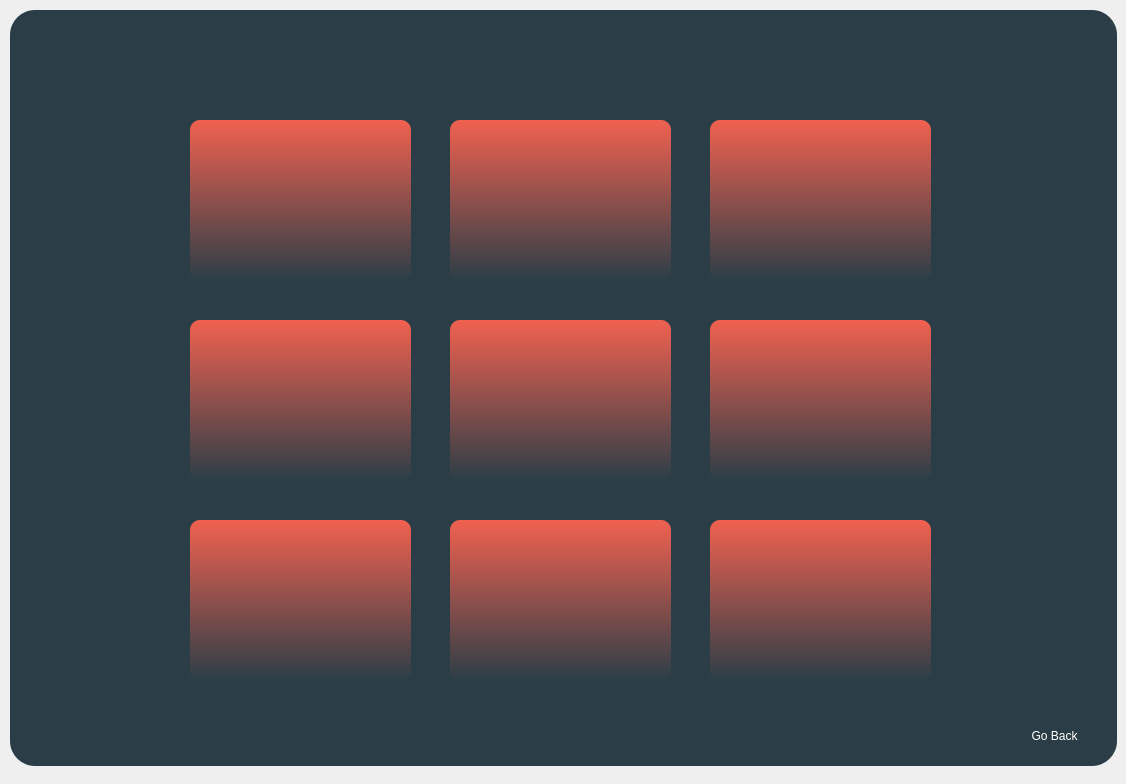
<?xml version="1.0" encoding="UTF-8"?>
<ui version="4.0">
 <class>ClassifyCategoriesWindow</class>
 <widget class="QMainWindow" name="ClassifyCategoriesWindow">
  <property name="geometry">
   <rect>
    <x>0</x>
    <y>0</y>
    <width>1126</width>
    <height>784</height>
   </rect>
  </property>
  <property name="windowTitle">
   <string>MainWindow</string>
  </property>
  <widget class="QWidget" name="centralwidget">
   <widget class="QFrame" name="MainFrame">
    <property name="geometry">
     <rect>
      <x>10</x>
      <y>10</y>
      <width>1107</width>
      <height>756</height>
     </rect>
    </property>
    <property name="styleSheet">
     <string notr="true">background-color: #2b3e47;
border-radius: 25px;</string>
    </property>
    <property name="frameShape">
     <enum>QFrame::StyledPanel</enum>
    </property>
    <property name="frameShadow">
     <enum>QFrame::Raised</enum>
    </property>
    <widget class="QPushButton" name="AnimalsButton">
     <property name="geometry">
      <rect>
       <x>180</x>
       <y>110</y>
       <width>221</width>
       <height>161</height>
      </rect>
     </property>
     <property name="font">
      <font>
       <pointsize>17</pointsize>
      </font>
     </property>
     <property name="cursor">
      <cursorShape>PointingHandCursor</cursorShape>
     </property>
     <property name="contextMenuPolicy">
      <enum>Qt::NoContextMenu</enum>
     </property>
     <property name="styleSheet">
      <string notr="true">QPushButton{
	background-color: qlineargradient(spread:pad, x1:0, y1:1, x2:0, y2:0, stop:0 #2b3e47, stop:1 #f16150);
	color:#fff;
	border-radius:10px;
}
QPushButton:hover{
	background-color: qlineargradient(spread:pad, x1:0, y1:1, x2:0, y2:0, stop:0 rgb(63, 102, 120), stop:1 #f16150);
	color:#fff;
	border-radius:10px;
	font-size : 25px;
}
</string>
     </property>
     <property name="text">
      <string/>
     </property>
     <property name="icon">
      <iconset resource="../HomeScreen/home_screen.qrc">
       <normaloff>:/Images/Images/Classify Icons/Animals.png</normaloff>:/Images/Images/Classify Icons/Animals.png</iconset>
     </property>
     <property name="iconSize">
      <size>
       <width>150</width>
       <height>150</height>
      </size>
     </property>
     <property name="autoDefault">
      <bool>false</bool>
     </property>
    </widget>
    <widget class="QFrame" name="circle1">
     <property name="geometry">
      <rect>
       <x>20</x>
       <y>430</y>
       <width>351</width>
       <height>261</height>
      </rect>
     </property>
     <property name="styleSheet">
      <string notr="true">image: url(:/Images/Images/circle1.png);</string>
     </property>
     <property name="frameShape">
      <enum>QFrame::StyledPanel</enum>
     </property>
     <property name="frameShadow">
      <enum>QFrame::Raised</enum>
     </property>
    </widget>
    <widget class="QFrame" name="logo">
     <property name="geometry">
      <rect>
       <x>20</x>
       <y>10</y>
       <width>141</width>
       <height>51</height>
      </rect>
     </property>
     <property name="styleSheet">
      <string notr="true">image: url(:/Images/Images/logoAppWhite.png);</string>
     </property>
     <property name="frameShape">
      <enum>QFrame::StyledPanel</enum>
     </property>
     <property name="frameShadow">
      <enum>QFrame::Raised</enum>
     </property>
    </widget>
    <widget class="QFrame" name="circle2">
     <property name="geometry">
      <rect>
       <x>730</x>
       <y>30</y>
       <width>631</width>
       <height>761</height>
      </rect>
     </property>
     <property name="styleSheet">
      <string notr="true">image: url(:/Images/Images/circle1.png);
background-color: transparent;</string>
     </property>
     <property name="frameShape">
      <enum>QFrame::StyledPanel</enum>
     </property>
     <property name="frameShadow">
      <enum>QFrame::Raised</enum>
     </property>
     <widget class="QPushButton" name="GoBack">
      <property name="geometry">
       <rect>
        <x>254</x>
        <y>670</y>
        <width>121</width>
        <height>51</height>
       </rect>
      </property>
      <property name="cursor">
       <cursorShape>PointingHandCursor</cursorShape>
      </property>
      <property name="styleSheet">
       <string notr="true">background-color:transparent;
image:none;
color: #fff;
</string>
      </property>
      <property name="text">
       <string>Go Back</string>
      </property>
     </widget>
    </widget>
    <widget class="QFrame" name="circle3">
     <property name="geometry">
      <rect>
       <x>310</x>
       <y>190</y>
       <width>211</width>
       <height>171</height>
      </rect>
     </property>
     <property name="styleSheet">
      <string notr="true">image: url(:/Images/Images/circle2.png);
background-color:transparent;</string>
     </property>
     <property name="frameShape">
      <enum>QFrame::StyledPanel</enum>
     </property>
     <property name="frameShadow">
      <enum>QFrame::Raised</enum>
     </property>
    </widget>
    <widget class="QFrame" name="circle4">
     <property name="geometry">
      <rect>
       <x>490</x>
       <y>360</y>
       <width>101</width>
       <height>61</height>
      </rect>
     </property>
     <property name="styleSheet">
      <string notr="true">image: url(:/Images/Images/circle2.png);
background-color:transparent;</string>
     </property>
     <property name="frameShape">
      <enum>QFrame::StyledPanel</enum>
     </property>
     <property name="frameShadow">
      <enum>QFrame::Raised</enum>
     </property>
    </widget>
    <widget class="QFrame" name="windowNav">
     <property name="geometry">
      <rect>
       <x>1000</x>
       <y>10</y>
       <width>100</width>
       <height>40</height>
      </rect>
     </property>
     <property name="maximumSize">
      <size>
       <width>100</width>
       <height>40</height>
      </size>
     </property>
     <property name="styleSheet">
      <string notr="true">background-color:transparent;</string>
     </property>
     <property name="frameShape">
      <enum>QFrame::WinPanel</enum>
     </property>
     <property name="frameShadow">
      <enum>QFrame::Raised</enum>
     </property>
     <layout class="QHBoxLayout" name="horizontalLayout_2">
      <property name="spacing">
       <number>5</number>
      </property>
      <property name="leftMargin">
       <number>0</number>
      </property>
      <property name="topMargin">
       <number>0</number>
      </property>
      <property name="rightMargin">
       <number>0</number>
      </property>
      <property name="bottomMargin">
       <number>0</number>
      </property>
      <item>
       <widget class="QPushButton" name="minimizeButton">
        <property name="maximumSize">
         <size>
          <width>30</width>
          <height>30</height>
         </size>
        </property>
        <property name="cursor">
         <cursorShape>PointingHandCursor</cursorShape>
        </property>
        <property name="text">
         <string/>
        </property>
        <property name="icon">
         <iconset resource="../HomeScreen/home_screen.qrc">
          <normaloff>:/Images/Images/minimize.png</normaloff>:/Images/Images/minimize.png</iconset>
        </property>
        <property name="iconSize">
         <size>
          <width>30</width>
          <height>30</height>
         </size>
        </property>
       </widget>
      </item>
      <item>
       <widget class="QPushButton" name="closeButton">
        <property name="maximumSize">
         <size>
          <width>50</width>
          <height>50</height>
         </size>
        </property>
        <property name="cursor">
         <cursorShape>PointingHandCursor</cursorShape>
        </property>
        <property name="text">
         <string/>
        </property>
        <property name="icon">
         <iconset resource="../HomeScreen/home_screen.qrc">
          <normaloff>:/Images/Images/close.png</normaloff>:/Images/Images/close.png</iconset>
        </property>
        <property name="iconSize">
         <size>
          <width>30</width>
          <height>30</height>
         </size>
        </property>
       </widget>
      </item>
     </layout>
    </widget>
    <widget class="QFrame" name="main_header">
     <property name="geometry">
      <rect>
       <x>0</x>
       <y>0</y>
       <width>1111</width>
       <height>131</height>
      </rect>
     </property>
     <property name="styleSheet">
      <string notr="true">background-color:transparent;</string>
     </property>
     <property name="frameShape">
      <enum>QFrame::StyledPanel</enum>
     </property>
     <property name="frameShadow">
      <enum>QFrame::Raised</enum>
     </property>
    </widget>
    <widget class="QFrame" name="robot">
     <property name="geometry">
      <rect>
       <x>10</x>
       <y>680</y>
       <width>61</width>
       <height>71</height>
      </rect>
     </property>
     <property name="styleSheet">
      <string notr="true">image: url(:/Images/Images/robot.png);
background-color:transparent;</string>
     </property>
     <property name="frameShape">
      <enum>QFrame::StyledPanel</enum>
     </property>
     <property name="frameShadow">
      <enum>QFrame::Raised</enum>
     </property>
    </widget>
    <widget class="QPushButton" name="PlantsButton">
     <property name="geometry">
      <rect>
       <x>440</x>
       <y>110</y>
       <width>221</width>
       <height>161</height>
      </rect>
     </property>
     <property name="font">
      <font>
       <pointsize>17</pointsize>
      </font>
     </property>
     <property name="cursor">
      <cursorShape>PointingHandCursor</cursorShape>
     </property>
     <property name="styleSheet">
      <string notr="true">QPushButton{
	background-color: qlineargradient(spread:pad, x1:0, y1:1, x2:0, y2:0, stop:0 #2b3e47, stop:1 #f16150);
	color:#fff;
	border-radius:10px;
}
QPushButton:hover{
	background-color: qlineargradient(spread:pad, x1:0, y1:1, x2:0, y2:0, stop:0 rgb(63, 102, 120), stop:1 #f16150);
	color:#fff;
	border-radius:10px;
	font-size : 25px;
}
</string>
     </property>
     <property name="text">
      <string/>
     </property>
     <property name="icon">
      <iconset resource="../HomeScreen/home_screen.qrc">
       <normaloff>:/Images/Images/Classify Icons/Plants.png</normaloff>:/Images/Images/Classify Icons/Plants.png</iconset>
     </property>
     <property name="iconSize">
      <size>
       <width>150</width>
       <height>150</height>
      </size>
     </property>
    </widget>
    <widget class="QPushButton" name="VehicleButton">
     <property name="geometry">
      <rect>
       <x>700</x>
       <y>110</y>
       <width>221</width>
       <height>161</height>
      </rect>
     </property>
     <property name="font">
      <font>
       <pointsize>17</pointsize>
      </font>
     </property>
     <property name="cursor">
      <cursorShape>PointingHandCursor</cursorShape>
     </property>
     <property name="styleSheet">
      <string notr="true">QPushButton{
	background-color: qlineargradient(spread:pad, x1:0, y1:1, x2:0, y2:0, stop:0 #2b3e47, stop:1 #f16150);
	color:#fff;
	border-radius:10px;
}
QPushButton:hover{
	background-color: qlineargradient(spread:pad, x1:0, y1:1, x2:0, y2:0, stop:0 rgb(63, 102, 120), stop:1 #f16150);
	color:#fff;
	border-radius:10px;
	font-size : 25px;
}
</string>
     </property>
     <property name="text">
      <string/>
     </property>
     <property name="icon">
      <iconset resource="../HomeScreen/home_screen.qrc">
       <normaloff>:/Images/Images/Classify Icons/vehicles.png</normaloff>:/Images/Images/Classify Icons/vehicles.png</iconset>
     </property>
     <property name="iconSize">
      <size>
       <width>150</width>
       <height>150</height>
      </size>
     </property>
    </widget>
    <widget class="QPushButton" name="LogosButton">
     <property name="geometry">
      <rect>
       <x>700</x>
       <y>310</y>
       <width>221</width>
       <height>161</height>
      </rect>
     </property>
     <property name="font">
      <font>
       <pointsize>17</pointsize>
      </font>
     </property>
     <property name="cursor">
      <cursorShape>PointingHandCursor</cursorShape>
     </property>
     <property name="styleSheet">
      <string notr="true">QPushButton{
	background-color: qlineargradient(spread:pad, x1:0, y1:1, x2:0, y2:0, stop:0 #2b3e47, stop:1 #f16150);
	color:#fff;
	border-radius:10px;
}
QPushButton:hover{
	background-color: qlineargradient(spread:pad, x1:0, y1:1, x2:0, y2:0, stop:0 rgb(63, 102, 120), stop:1 #f16150);
	color:#fff;
	border-radius:10px;
	font-size : 25px;
}
</string>
     </property>
     <property name="text">
      <string/>
     </property>
     <property name="icon">
      <iconset resource="../HomeScreen/home_screen.qrc">
       <normaloff>:/Images/Images/Classify Icons/Logos.png</normaloff>:/Images/Images/Classify Icons/Logos.png</iconset>
     </property>
     <property name="iconSize">
      <size>
       <width>150</width>
       <height>150</height>
      </size>
     </property>
    </widget>
    <widget class="QPushButton" name="ArtistsButton">
     <property name="geometry">
      <rect>
       <x>180</x>
       <y>310</y>
       <width>221</width>
       <height>161</height>
      </rect>
     </property>
     <property name="font">
      <font>
       <pointsize>17</pointsize>
      </font>
     </property>
     <property name="cursor">
      <cursorShape>PointingHandCursor</cursorShape>
     </property>
     <property name="styleSheet">
      <string notr="true">QPushButton{
	background-color: qlineargradient(spread:pad, x1:0, y1:1, x2:0, y2:0, stop:0 #2b3e47, stop:1 #f16150);
	color:#fff;
	border-radius:10px;
}
QPushButton:hover{
	background-color: qlineargradient(spread:pad, x1:0, y1:1, x2:0, y2:0, stop:0 rgb(63, 102, 120), stop:1 #f16150);
	color:#fff;
	border-radius:10px;
	font-size : 25px;
}
</string>
     </property>
     <property name="text">
      <string/>
     </property>
     <property name="icon">
      <iconset resource="../HomeScreen/home_screen.qrc">
       <normaloff>:/Images/Images/Classify Icons/Artists.png</normaloff>:/Images/Images/Classify Icons/Artists.png</iconset>
     </property>
     <property name="iconSize">
      <size>
       <width>150</width>
       <height>150</height>
      </size>
     </property>
    </widget>
    <widget class="QPushButton" name="AthletesButton">
     <property name="geometry">
      <rect>
       <x>440</x>
       <y>310</y>
       <width>221</width>
       <height>161</height>
      </rect>
     </property>
     <property name="font">
      <font>
       <pointsize>17</pointsize>
      </font>
     </property>
     <property name="cursor">
      <cursorShape>PointingHandCursor</cursorShape>
     </property>
     <property name="styleSheet">
      <string notr="true">QPushButton{
	background-color: qlineargradient(spread:pad, x1:0, y1:1, x2:0, y2:0, stop:0 #2b3e47, stop:1 #f16150);
	color:#fff;
	border-radius:10px;
}
QPushButton:hover{
	background-color: qlineargradient(spread:pad, x1:0, y1:1, x2:0, y2:0, stop:0 rgb(63, 102, 120), stop:1 #f16150);
	color:#fff;
	border-radius:10px;
	font-size : 25px;
}
</string>
     </property>
     <property name="text">
      <string/>
     </property>
     <property name="icon">
      <iconset resource="../HomeScreen/home_screen.qrc">
       <normaloff>:/Images/Images/Classify Icons/Athletes.png</normaloff>:/Images/Images/Classify Icons/Athletes.png</iconset>
     </property>
     <property name="iconSize">
      <size>
       <width>150</width>
       <height>150</height>
      </size>
     </property>
    </widget>
    <widget class="QPushButton" name="MIButton">
     <property name="geometry">
      <rect>
       <x>180</x>
       <y>510</y>
       <width>221</width>
       <height>161</height>
      </rect>
     </property>
     <property name="font">
      <font>
       <pointsize>17</pointsize>
      </font>
     </property>
     <property name="cursor">
      <cursorShape>PointingHandCursor</cursorShape>
     </property>
     <property name="styleSheet">
      <string notr="true">QPushButton{
	background-color: qlineargradient(spread:pad, x1:0, y1:1, x2:0, y2:0, stop:0 #2b3e47, stop:1 #f16150);
	color:#fff;
	border-radius:10px;
}
QPushButton:hover{
	background-color: qlineargradient(spread:pad, x1:0, y1:1, x2:0, y2:0, stop:0 rgb(63, 102, 120), stop:1 #f16150);
	color:#fff;
	border-radius:10px;
	font-size : 25px;
}
</string>
     </property>
     <property name="text">
      <string/>
     </property>
     <property name="icon">
      <iconset resource="../HomeScreen/home_screen.qrc">
       <normaloff>:/Images/Images/Classify Icons/MusicInstruments.png</normaloff>:/Images/Images/Classify Icons/MusicInstruments.png</iconset>
     </property>
     <property name="iconSize">
      <size>
       <width>150</width>
       <height>150</height>
      </size>
     </property>
    </widget>
    <widget class="QPushButton" name="DishesButton">
     <property name="geometry">
      <rect>
       <x>700</x>
       <y>510</y>
       <width>221</width>
       <height>161</height>
      </rect>
     </property>
     <property name="font">
      <font>
       <pointsize>17</pointsize>
      </font>
     </property>
     <property name="cursor">
      <cursorShape>PointingHandCursor</cursorShape>
     </property>
     <property name="styleSheet">
      <string notr="true">QPushButton{
	background-color: qlineargradient(spread:pad, x1:0, y1:1, x2:0, y2:0, stop:0 #2b3e47, stop:1 #f16150);
	color:#fff;
	border-radius:10px;
}
QPushButton:hover{
	background-color: qlineargradient(spread:pad, x1:0, y1:1, x2:0, y2:0, stop:0 rgb(63, 102, 120), stop:1 #f16150);
	color:#fff;
	border-radius:10px;
	font-size : 25px;
}
</string>
     </property>
     <property name="text">
      <string/>
     </property>
     <property name="icon">
      <iconset resource="../HomeScreen/home_screen.qrc">
       <normaloff>:/Images/Images/Classify Icons/Dishes.png</normaloff>:/Images/Images/Classify Icons/Dishes.png</iconset>
     </property>
     <property name="iconSize">
      <size>
       <width>150</width>
       <height>150</height>
      </size>
     </property>
    </widget>
    <widget class="QPushButton" name="ClothesButton">
     <property name="geometry">
      <rect>
       <x>440</x>
       <y>510</y>
       <width>221</width>
       <height>161</height>
      </rect>
     </property>
     <property name="font">
      <font>
       <pointsize>17</pointsize>
      </font>
     </property>
     <property name="cursor">
      <cursorShape>PointingHandCursor</cursorShape>
     </property>
     <property name="styleSheet">
      <string notr="true">QPushButton{
	background-color: qlineargradient(spread:pad, x1:0, y1:1, x2:0, y2:0, stop:0 #2b3e47, stop:1 #f16150);
	color:#fff;
	border-radius:10px;
}
QPushButton:hover{
	background-color: qlineargradient(spread:pad, x1:0, y1:1, x2:0, y2:0, stop:0 rgb(63, 102, 120), stop:1 #f16150);
	color:#fff;
	border-radius:10px;
	font-size : 25px;
}
</string>
     </property>
     <property name="text">
      <string/>
     </property>
     <property name="icon">
      <iconset resource="../HomeScreen/home_screen.qrc">
       <normaloff>:/Images/Images/Classify Icons/Clothes.png</normaloff>:/Images/Images/Classify Icons/Clothes.png</iconset>
     </property>
     <property name="iconSize">
      <size>
       <width>150</width>
       <height>150</height>
      </size>
     </property>
    </widget>
    <zorder>logo</zorder>
    <zorder>circle1</zorder>
    <zorder>circle2</zorder>
    <zorder>circle3</zorder>
    <zorder>AnimalsButton</zorder>
    <zorder>circle4</zorder>
    <zorder>main_header</zorder>
    <zorder>windowNav</zorder>
    <zorder>robot</zorder>
    <zorder>PlantsButton</zorder>
    <zorder>VehicleButton</zorder>
    <zorder>LogosButton</zorder>
    <zorder>ArtistsButton</zorder>
    <zorder>AthletesButton</zorder>
    <zorder>MIButton</zorder>
    <zorder>DishesButton</zorder>
    <zorder>ClothesButton</zorder>
   </widget>
  </widget>
 </widget>
 <resources>
  <include location="../HomeScreen/home_screen.qrc"/>
 </resources>
 <connections/>
</ui>
